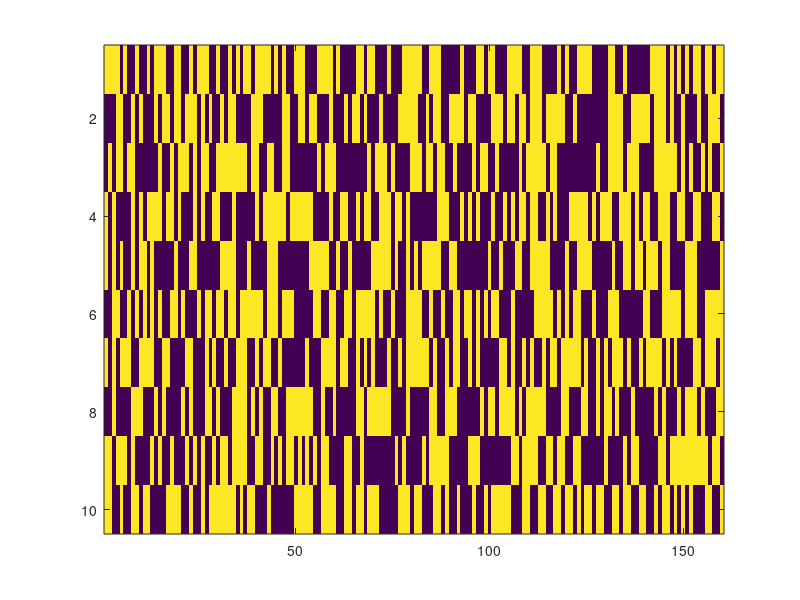
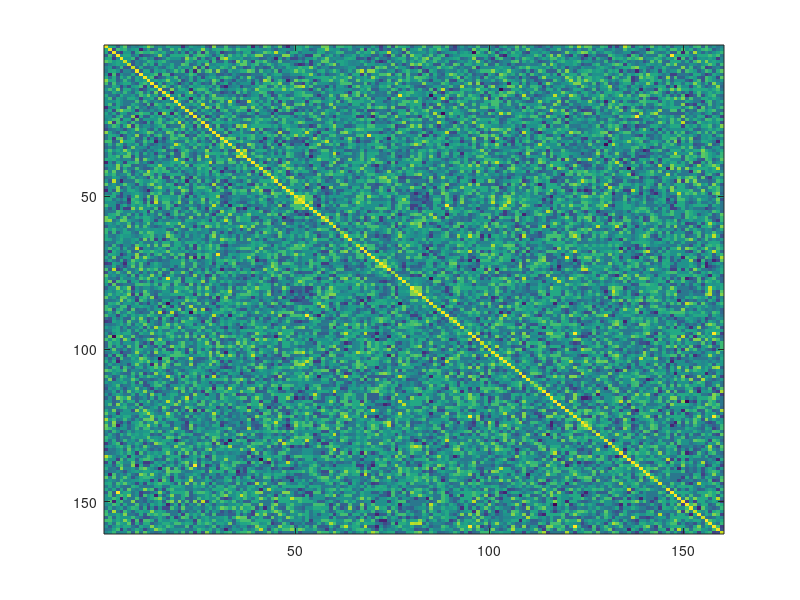
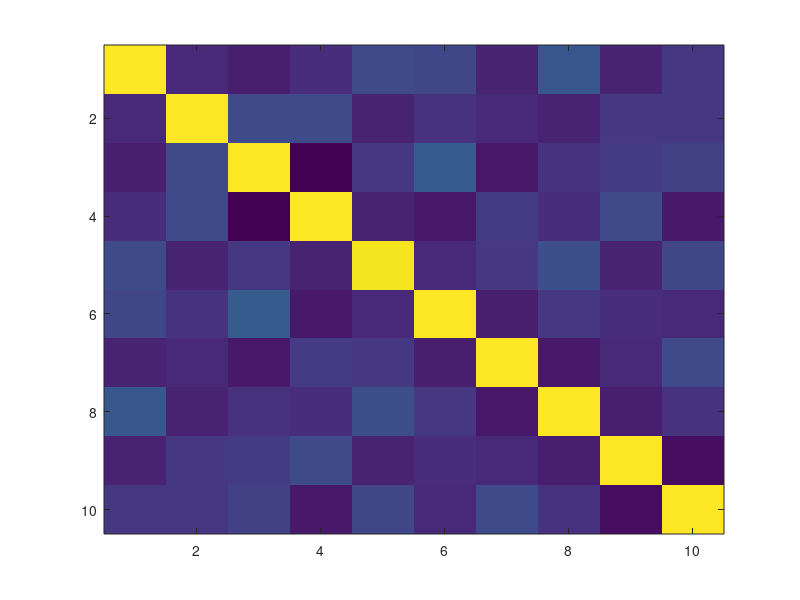

These figures' MATLAB source, in order:
close all
clear all
%--------------------------------------------------------------------------
%The Initial Data
%--------------------------------------------------------------------------
NumOfSequences =10;
NumOfNodes =160;
NumOfMutations =400;
J=eye(NumOfNodes);
% J=randi(0:1,NumOfNodes);
% J=J+J-ones(size(J));
E=zeros(NumOfSequences,1);
E_new=zeros(NumOfSequences,1);
proteins = zeros(NumOfSequences,NumOfNodes);

for i=1:NumOfSequences
    proteins(i,:) = randi(0:1,1,NumOfNodes);
    proteins(i,:) = proteins(i,:)+proteins(i,:)-ones(size(proteins(i,:)));
    E(i)= proteins(i,:)*(J*proteins(i,:)');
    for j=1:NumOfMutations
        change = randi(NumOfNodes);
        proteins(i,change)=-proteins(i,change);
        E_new(i) = proteins(i,:)*(J*proteins(i,:)');
        delta_E = E_new(i)-E(i);
        if(delta_E>0)
            ProbAccept=exp(-delta_E);
            decider=rand;
            if ProbAccept<decider
                E_new(i) = E(i);
                proteins(i,change)=-proteins(i,change);
            end
        end
        E(i)=E_new(i);
    end   
end
C = cov(proteins);
C2 = cov(proteins');
figure(1)
imagesc(proteins);
figure(2)
imagesc(C);
figure(3)
imagesc(C2);